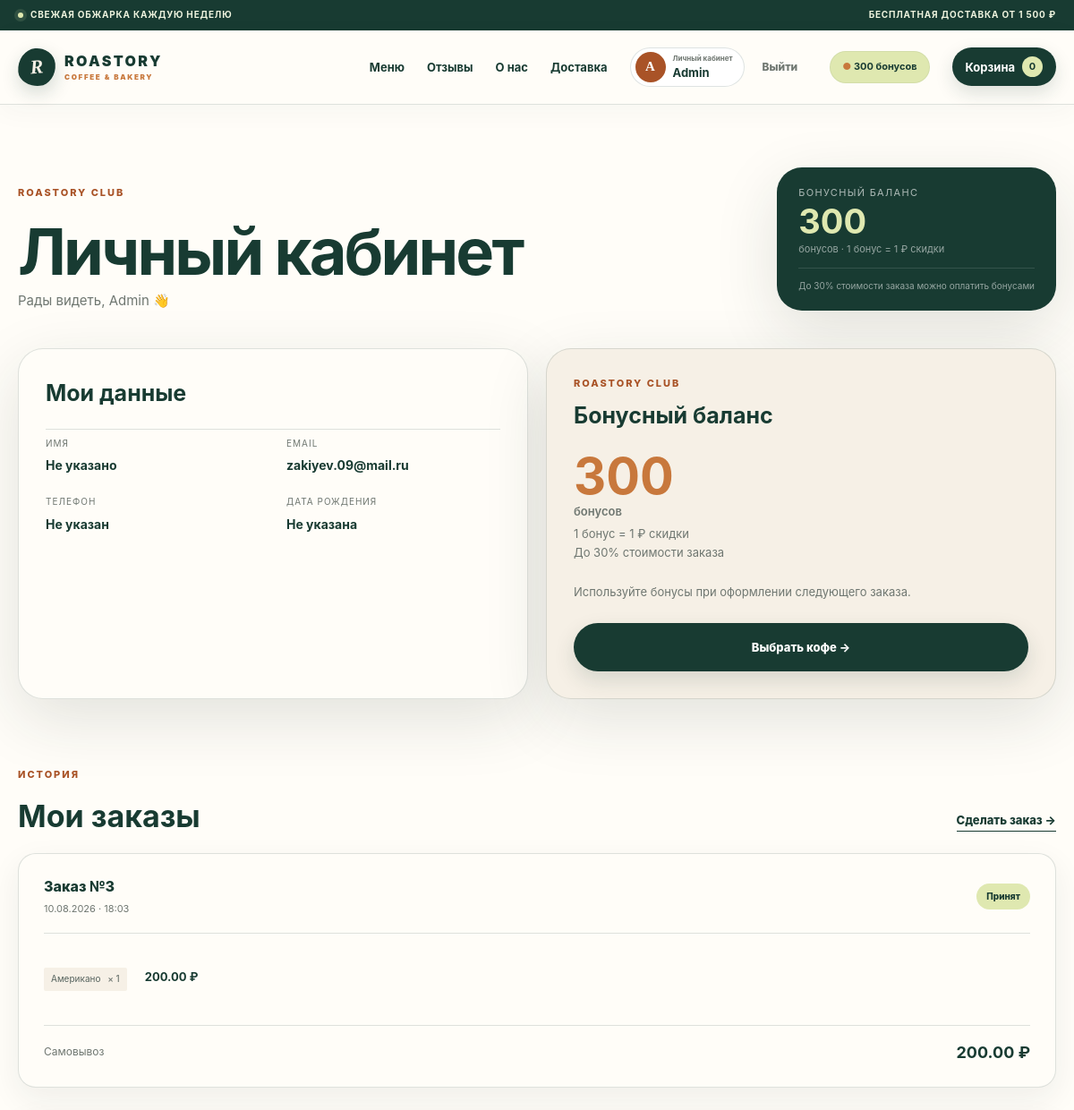
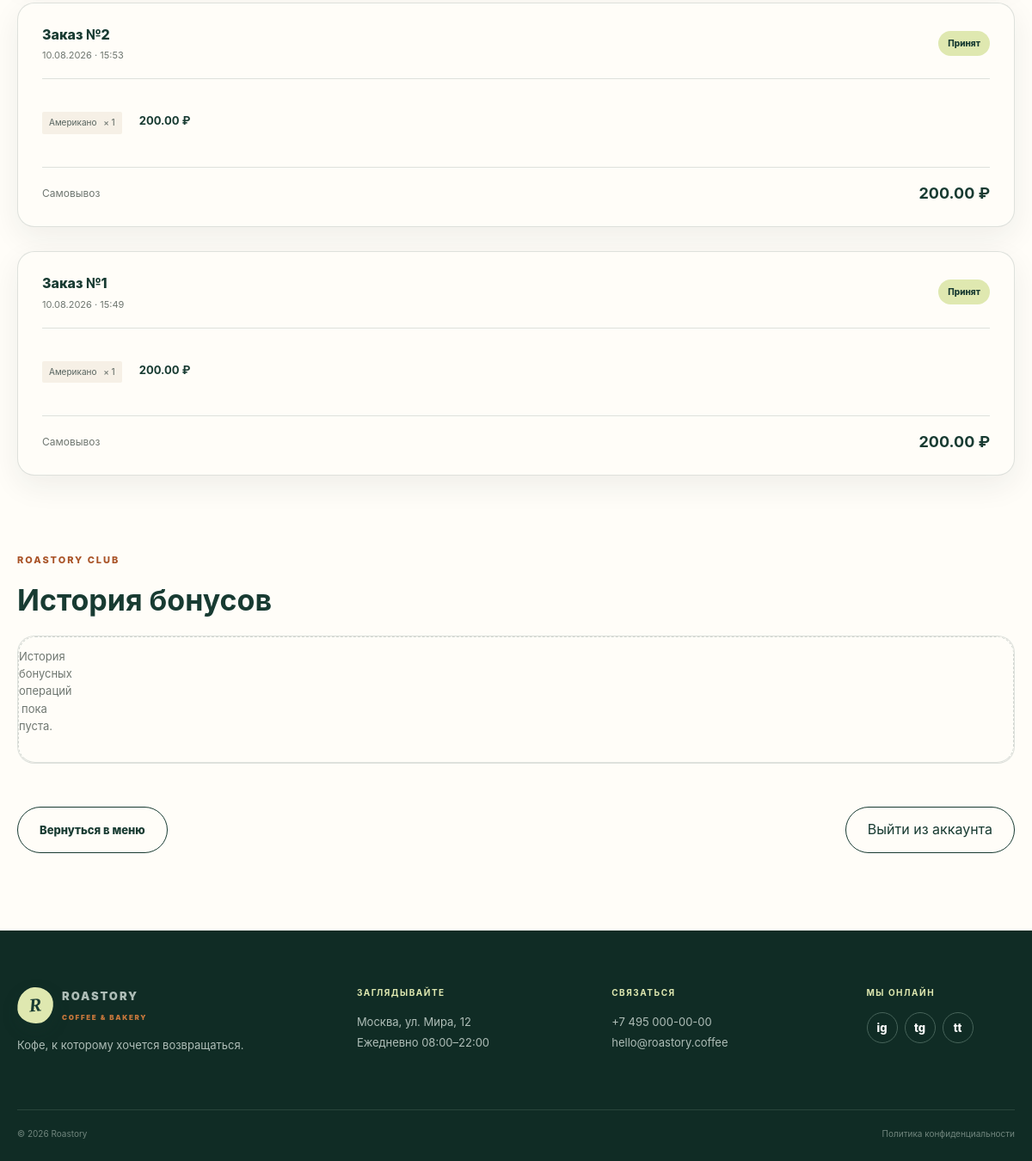
The app's page /account/ (signed in) with its own data (2 pictures, top to bottom).
### cafe/models.py (models this page shows, shortened)
class Profile(models.Model):
    user = models.OneToOneField(
        User,
        on_delete=models.CASCADE,
        related_name="profile",
    )
    phone = models.CharField(
        "Телефон",
        max_length=24,
        blank=True,
    )
    birthday = models.DateField(
        "Дата рождения",
        null=True,
        blank=True,
    )
    bonus_balance = models.PositiveIntegerField(
        "Бонусы",
        default=300,
    )
    class Meta:
        verbose_name = "Профиль"
        verbose_name_plural = "Профили"

class Order(models.Model):
    class Status(models.TextChoices):
        NEW = "new", "Принят"
        COOKING = "cooking", "Готовится"
        ON_THE_WAY = "on_the_way", "В пути"
        COMPLETED = "completed", "Выполнен"
        CANCELLED = "cancelled", "Отменён"
    class DeliveryType(models.TextChoices):
        DELIVERY = "delivery", "Доставка"
        PICKUP = "pickup", "Самовывоз"
    class Payment(models.TextChoices):
        CARD = "card", "Картой при получении"
        CASH = "cash", "Наличными"
    user = models.ForeignKey(
        User,
        on_delete=models.PROTECT,
        related_name="orders",
    )
    status = models.CharField(
        "Статус",
        max_length=20,
        choices=Status.choices,
        default=Status.NEW,
    )
    delivery_type = models.CharField(
        "Способ получения",
        max_length=12,
        choices=DeliveryType.choices,
    )
    payment_method = models.CharField(
        "Способ оплаты",
        max_length=12,
        choices=Payment.choices,
    )
    customer_name = models.CharField(
        "Имя",
        max_length=120,
    )
    phone = models.CharField(
        "Телефон",
        max_length=24,
    )
    address = models.CharField(
        "Адрес",
        max_length=250,
        blank=True,
    )
    entrance = models.CharField(
        "Подъезд, этаж, квартира",
        max_length=80,
        blank=True,
    )
    comment = models.TextField(
        "Комментарий",
        max_length=500,
        blank=True,
    )
    subtotal = models.DecimalField(
        "Стоимость товаров",
        max_digits=10,
        decimal_places=2,
    )
    delivery_cost = models.DecimalField(
        "Стоимость доставки",
        max_digits=8,
        decimal_places=2,
        default=0,
    )
    bonuses_used = models.PositiveIntegerField(
        "Списано бонусов",
        default=0,
    )
    bonuses_earned = models.PositiveIntegerField(
        "Начислено бонусов",
        default=0,
    )
    total = models.DecimalField(
        "Итого",
        max_digits=10,
        decimal_places=2,
    )
    created_at = models.DateTimeField(
        "Создан",
        auto_now_add=True,
    )
    updated_at = models.DateTimeField(
        "Обновлён",
        auto_now=True,
    )
    class Meta:
        ordering = (
            "-created_at",
        )
        verbose_name = "Заказ"
        verbose_name_plural = "Заказы"

class OrderItem(models.Model):
    order = models.ForeignKey(
        Order,
        on_delete=models.CASCADE,
        related_name="items",
    )
    product = models.ForeignKey(
        Product,
        on_delete=models.PROTECT,
        related_name="order_items",
    )
    name = models.CharField(
        "Название",
        max_length=120,
    )
    price = models.DecimalField(
        "Цена",
        max_digits=8,
        decimal_places=2,
    )
    quantity = models.PositiveSmallIntegerField(
        "Количество",
    )
    @property
    def total(self):
        return self.price * self.quantity

### cafe/views.py (the view)
@login_required
def profile(request):
    orders = (
        request.user.orders
        .prefetch_related("items")[:10]
    )
    transactions = (
        request.user.profile
        .bonus_transactions.all()[:8]
    )
    context = {
        "orders": orders,
        "transactions": transactions,
    }
    return render(
        request,
        "cafe/profile.html",
        context,
    )

### cafe/context_processors.py (called while the page is built)
def cart_summary(request):
    return {
        "cart_count": 0,
    }

### templates/cafe/profile.html (shortened to what this page needs)
{% extends "base.html" %}
{% block content %}
<section class="profile-page section">
  <div class="container">
    <div class="profile-head">
      <div>
        <span class="kicker">Roastory club</span>
        <h1>Личный кабинет</h1>
        <p>
          Рады видеть, {{ user.first_name|default:user.username }} 👋
        </p>
      </div>
   <div class="profile-bonus">
    <span>Бонусный баланс</span>
    <strong>{{ user.profile.bonus_balance }}</strong>
    <small>бонусов · 1 бонус = 1 ₽ скидки</small>
    <div class="bonus-hint">
        До 30% стоимости заказа можно оплатить бонусами
    </div>
</div>
    </div>
    <div class="profile-grid">
      <div class="profile-card">
        <div class="profile-card-head">
          <h2>Мои данные</h2>
        </div>
        <div class="profile-info">
          <div>
            <span>Имя</span>
            <strong>{{ user.first_name|default:"Не указано" }}</strong>
          </div>
          <div>
            <span>Email</span>
            <strong>{{ user.email }}</strong>
          </div>
          <div>
            <span>Телефон</span>
            <strong>{{ user.profile.phone|default:"Не указан" }}</strong>
          </div>
          <div>
            <span>Дата рождения</span>
            <strong>
              {{ user.profile.birthday|date:"d.m.Y"|default:"Не указана" }}
            </strong>
          </div>
        </div>
      </div>
      <div class="profile-card profile-bonus-card">
        <span class="kicker">Roastory club</span>
        <h2>Бонусный баланс</h2>
        <strong class="bonus-big">
    {{ user.profile.bonus_balance }}
    <small>бонусов</small>
</strong>
<p class="bonus-rate">
    1 бонус = 1 ₽ скидки<br>
    До 30% стоимости заказа
</p>
        <p>Используйте бонусы при оформлении следующего заказа.</p>
        <a class="button button-primary" href="{% url 'menu' %}">
          Выбрать кофе →
        </a>
      </div>
    </div>
    <div class="profile-section-head">
      <div>
        <span class="kicker">История</span>
        <h2>Мои заказы</h2>
      </div>
      <a class="text-link" href="{% url 'menu' %}">
        Сделать заказ →
      </a>
    </div>
    <div class="orders-list">
      {% for order in orders %}
      <article class="order-card">
        <div class="order-top">
          <div>
            <span class="order-number">
              Заказ №{{ order.pk }}
            </span>
            <small>
              {{ order.created_at|date:"d.m.Y · H:i" }}
            </small>
          </div>
          <span class="order-status status-{{ order.status }}">
            {{ order.get_status_display }}
          </span>
        </div>
        <div class="order-items">
          {% for item in order.items.all %}
          <div class="order-item">
            <span>
              {{ item.name }}
              <b>× {{ item.quantity }}</b>
            </span>
            <strong>{{ item.total }} ₽</strong>
          </div>
          {% endfor %}
        </div>
        <div class="order-bottom">
          <span>
            {% if order.delivery_type == "delivery" %}
              Доставка
            {% else %}
              Самовывоз
            {% endif %}
          </span>
          <strong>{{ order.total }} ₽</strong>
        </div>
      </article>
      {% endfor %}
    </div>
    <div class="profile-section-head">
      <div>
        <span class="kicker">Roastory club</span>
        <h2>История бонусов</h2>
      </div>
    </div>
    <div class="bonus-history">
      {% for transaction in transactions %}
      <div class="bonus-row">
        <div>
          <strong>{{ transaction.description }}</strong>
          <small>
            {{ transaction.created_at|date:"d.m.Y · H:i" }}
          </small>
        </div>
        <strong class="{% if transaction.amount > 0 %}bonus-plus{% else %}bonus-minus{% endif %}">
          {% if transaction.amount > 0 %}+{% endif %}{{ transaction.amount }}
        </strong>
      </div>
      {% empty %}
      <div class="empty-card">
        <p>История бонусных операций пока пуста.</p>
      </div>
      {% endfor %}
    </div>
    <div class="profile-actions">
      <a class="button button-outline" href="{% url 'menu' %}">
        Вернуться в меню
      </a>
      <form method="post" action="{% url 'logout' %}">
        <button class="button button-outline" type="submit">
          Выйти из аккаунта
        </button>
      </form>
    </div>
  </div>
</section>
{% endblock %}

### templates/base.html (shortened to what this page needs)
{% load static %}
<!doctype html>
<html lang="ru">
  <head>
    <link rel="stylesheet" href="{% static 'css/style.css' %}?v=20260814" />
  </head>
  <body>
    <div class="announcement">
      <div class="container announcement-inner">
        <span>
          <i></i>
          Свежая обжарка каждую неделю
        </span>
        <span> Бесплатная доставка от 1 500 ₽ </span>
      </div>
    </div>
    <header class="site-header">
      <div class="container nav-wrap">
        <a
          class="brand"
          href="{% url 'home' %}"
          aria-label="Roastory — на главную"
        >
          <span class="brand-mark">R</span>
          <span>
            ROASTORY
            <small>coffee & bakery</small>
          </span>
        </a>
        <nav class="main-nav" aria-label="Основная навигация">
          <a
            class="nav-page-link{% if request.resolver_match.url_name == 'menu' %} active{% endif %}"
            href="{% url 'menu' %}"
          >
            Меню
          </a>
          <a
            class="nav-page-link{% if request.resolver_match.url_name == 'reviews' %} active{% endif %}"
            href="{% url 'reviews' %}"
          >
            Отзывы
          </a>
          <a class="nav-page-link" href="{% url 'home' %}#about"> О нас </a>
          <a class="nav-page-link" href="{% url 'home' %}#delivery">
            Доставка
          </a>
          <div class="nav-account">
            {% if user.is_authenticated %}
            <a
              class="nav-profile{% if request.resolver_match.url_name == 'profile' %} active{% endif %}"
              href="{% url 'profile' %}"
            >
              <span class="nav-profile-icon" aria-hidden="true">
                {{ user.first_name|default:user.username|first|upper }}
              </span>
              <span>
                <small>Личный кабинет</small>
                {{ user.first_name|default:user.username }}
              </span>
            </a>
            <form
              class="nav-logout-form"
              method="post"
              action="{% url 'logout' %}"
            >
              <button class="nav-logout" type="submit">Выйти</button>
            </form>
            {% endif %}
          </div>
          {% if user.is_authenticated %}
          <a class="bonus-pill" href="{% url 'profile' %}">
            ● {{ user.profile.bonus_balance }} бонусов
          </a>
          {% endif %}
          <a class="cart-link" href="{% url 'cart' %}" aria-label="Корзина">
            <span>Корзина</span>
            <b>{{ cart_count }}</b>
          </a>
        </nav>
      </div>
    </header>
    <main>{% block content %} {% endblock %}</main>
    <footer class="site-footer">
      <div class="container footer-grid">
        <div>
          <a class="brand brand-light" href="{% url 'home' %}">
            <span class="brand-mark">R</span>
            <span>
              ROASTORY
              <small>coffee & bakery</small>
            </span>
          </a>
          <p>Кофе, к которому хочется возвращаться.</p>
        </div>
        <div>
          <h3>Заглядывайте</h3>
          <p>
            Москва, ул. Мира, 12
            <br />
            Ежедневно 08:00–22:00
          </p>
        </div>
        <div>
          <h3>Связаться</h3>
          <p>
            <a href="tel:+74950000000"> +7 495 000-00-00 </a>
            <br />
            <a href="mailto:hello@roastory.coffee"> hello@roastory.coffee </a>
          </p>
        </div>
        <div>
          <h3>Мы онлайн</h3>
          <div class="socials">
            <a href="#" aria-label="Instagram"> ig </a>
            <a href="#" aria-label="Telegram"> tg </a>
            <a href="#" aria-label="TikTok"> tt </a>
          </div>
        </div>
      </div>
      <div class="container footer-bottom">
        <span> © 2026 Roastory </span>
        <span> Политика конфиденциальности </span>
      </div>
    </footer>
  </body>
</html>

### records on screen
Order: pk "3", created_at "10.08.2026 · 18:03", status "Принят", delivery_type "Самовывоз", total "200.00"
OrderItem: name "Американо", quantity "1", total "200.00"
Order: pk "2", created_at "10.08.2026 · 15:53", status "Принят", delivery_type "Самовывоз", total "200.00"
OrderItem: name "Американо", quantity "1", total "200.00"
Order: pk "1", created_at "10.08.2026 · 15:49", status "Принят", delivery_type "Самовывоз", total "200.00"
OrderItem: name "Американо", quantity "1", total "200.00"

### other values on screen
{{ user.first_name|default:user.username|first|upper }} "A"
{{ user.first_name|default:user.username }} "Admin"
{{ user.profile.bonus_balance }} "300"
{{ cart_count }} "0"
{{ user.first_name|default:"Не указано" }} "Не указано"
{{ user.email }} "zakiyev.09@mail.ru"
{{ user.profile.phone|default:"Не указан" }} "Не указан"
{{ user.profile.birthday|date:"d.m.Y"|default:"Не указана" }} "Не указана"
